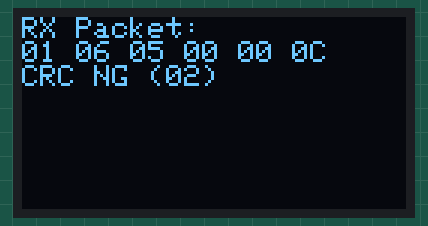
Recording of a sketch running on a simulated Seeed XIAO ESP32-S3. Parts: 128×64 one-colour display.

Above: at 0.1 s.

The sketch:

OLED_Dsisplay_with_FreeRTOS_Queue_Mutex.ino
```cpp
/**********************************************************************
  OLED CRC Display with FreeRTOS Queue + Mutex
  - ESP32 / XIAO ESP32S3 + SSD1306 I2C OLED
  - 受信パケット + CRCチェック結果を表示
**********************************************************************/

#include <Wire.h>
#include <Adafruit_GFX.h>
#include <Adafruit_SSD1306.h>

// OLED定義
#define SCREEN_WIDTH 128
#define SCREEN_HEIGHT 64
#define OLED_RESET -1
Adafruit_SSD1306 display(SCREEN_WIDTH, SCREEN_HEIGHT, &Wire, OLED_RESET);

// OLED描画データ構造体
typedef struct {
  char line1[32];
  char line2[32];
  char status[16];
} OledMessage;

QueueHandle_t oledQueue;
SemaphoreHandle_t oledMutex;

// ---------------------- CRC計算 ------------------------
uint8_t calcCRC(uint8_t *data, size_t len) {
  uint8_t crc = 0x00;
  for (size_t i = 0; i < len; ++i) {
    crc ^= data[i];
  }
  return crc;
}

// ---------------------- 描画専用タスク ------------------------
void oledTask(void *param) {
  OledMessage msg;
  while (1) {
    if (xQueueReceive(oledQueue, &msg, portMAX_DELAY) == pdTRUE) {
      if (xSemaphoreTake(oledMutex, portMAX_DELAY) == pdTRUE) {
        display.clearDisplay();
        display.setCursor(0, 0);
        display.setTextSize(1);
        display.setTextColor(SSD1306_WHITE);
        display.println(msg.line1);
        display.println(msg.line2);
        display.println(msg.status);
        display.display();
        xSemaphoreGive(oledMutex);
      }
    }
  }
}

// ---------------------- OLED描画リクエスト関数 ------------------------
void requestOledDraw(const char *line1, const char *line2, const char *status) {
  OledMessage msg;
  strncpy(msg.line1, line1, sizeof(msg.line1));
  strncpy(msg.line2, line2, sizeof(msg.line2));
  strncpy(msg.status, status, sizeof(msg.status));
  xQueueSend(oledQueue, &msg, 0);
}

// ---------------------- テスト用受信シミュレーションタスク ------------------------
void simulateRxTask(void *param) {
  const uint8_t packet[6] = {0x01, 0x06, 0x05, 0x00, 0x00, 0x0C}; // 最後はCRC想定
  char line1[32], line2[32], status[16];

  while (1) {
    // バイナリを文字列化
    sprintf(line1, "RX Packet:");
    sprintf(line2, "%02X %02X %02X %02X %02X %02X",
            packet[0], packet[1], packet[2], packet[3], packet[4], packet[5]);

    uint8_t calc = calcCRC((uint8_t *)packet, 5);
    if (calc == packet[5]) {
      sprintf(status, "CRC OK");
    } else {
      sprintf(status, "CRC NG (%02X)", calc);
    }

    requestOledDraw(line1, line2, status);
    vTaskDelay(pdMS_TO_TICKS(1500)); // 1.5秒ごとに更新
  }
}

void setup() {
  Serial.begin(115200);
  Wire.begin();

  if (!display.begin(SSD1306_SWITCHCAPVCC, 0x3C)) {
    Serial.println("SSD1306 init failed!");
    while (1);
  }
  display.clearDisplay();
  display.display();

  oledQueue = xQueueCreate(5, sizeof(OledMessage));
  oledMutex = xSemaphoreCreateMutex();

  xTaskCreatePinnedToCore(oledTask, "OledTask", 4096, NULL, 1, NULL, 1);
  xTaskCreatePinnedToCore(simulateRxTask, "RxTask", 4096, NULL, 1, NULL, 1);  // 仮想受信用
}

void loop() {
  // 未使用。タスクで制御。
}
```
